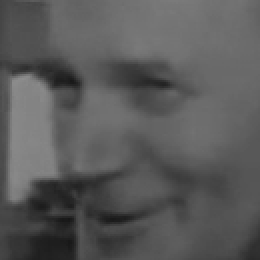
#> input picture SaStriaTool/SaStriaToolApp/SaStriaTool.app/Contents/MacOS/Parameters/resource/att_faces_comp/Prelato/5.pgm, 130 x 130 px, found by its file name (shown 2 times larger)
$ python canny.py   (Python 2 division)
#> lines starting #> are read from the running program, lines starting #| are printed output that depends on the picture; after the words box and inside, x2 and y2 are one past the last pixel; in counts of white or black regions, pixels touching at a corner belong together


import cv2
import numpy as np

def CannyThreshold(lowThreshold):
    print "gray"
    print gray
    print" --------------------------"
    detected_edges = cv2.GaussianBlur(gray,(1,1),5)
    print "detected_edges"
    print detected_edges
    detected_edges = cv2.Canny(detected_edges,lowThreshold,lowThreshold*ratio,apertureSize = kernel_size)
    dst = cv2.bitwise_and(img,img,mask = detected_edges)
    print dst
    cv2.imshow('canny demo',dst)

lowThreshold = 30
max_lowThreshold = 100
ratio = 3
kernel_size = 3

#img = cv2.imread('/home/felix/Pictures/uff.jpg')
img = cv2.imread('/home/felix/Desktop/myopencv/FrameMindPositive/att_faces/s8/5.pgm')
#> img is the input picture: shape (130, 130, 3); min 23, max 142, mean 89.6
print "img ",  img
#> (printed output is left out)
gray = cv2.cvtColor(img,cv2.COLOR_BGR2GRAY)

cv2.namedWindow('canny demo')

cv2.createTrackbar('Min threshold','canny demo',lowThreshold, max_lowThreshold, CannyThreshold)

CannyThreshold(lowThreshold)  # initialization
#> (printed output is left out)
#> (printed output is left out)
#> in CannyThreshold, `detected_edges = cv2.Canny(detected_edges,lowThreshold,lowThreshold*ra..`:
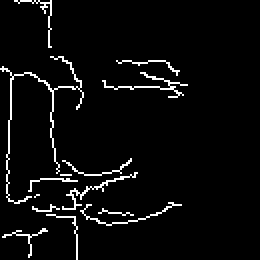
#> detected_edges: shape (130, 130) (shown 2 times larger); 4.3% white in thin lines or dots, all inside (x1, y1, x2, y2) = (0, 0, 94, 130)
#> in CannyThreshold, `dst = cv2.bitwise_and(img,img,mask = detected_edges)`:
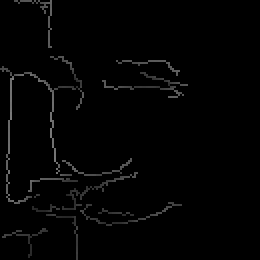
#> dst: shape (130, 130, 3) (shown 2 times larger); min 0, max 124, mean 3.3
#> (printed output is left out)
if cv2.waitKey(0) == 27:
#> (key Esc is pressed here)
    cv2.destroyAllWindows()

$ run again, with SaStriaTool/SaStriaToolApp/SaStriaTool.app/Contents/MacOS/Parameters/resource/att_faces_comp/Prelato/68.pgm copied over SaStriaTool/SaStriaToolApp/SaStriaTool.app/Contents/MacOS/Parameters/resource/att_faces_comp/Prelato/5.pgm
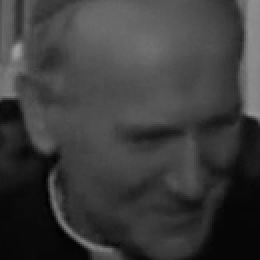
#> input picture SaStriaTool/SaStriaToolApp/SaStriaTool.app/Contents/MacOS/Parameters/resource/att_faces_comp/Prelato/68.pgm, 130 x 130 px, found by its file name (shown 2 times larger)
#> img is the input picture: shape (130, 130, 3); min 1, max 160, mean 60.2
#> (printed output is left out)
#> (printed output is left out)
#> (printed output is left out)
#> in CannyThreshold, `detected_edges = cv2.Canny(detected_edges,lowThreshold,lowThreshold*ra..`:
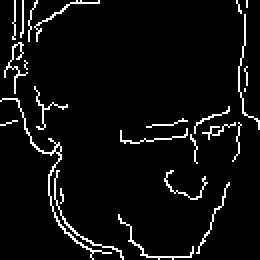
#> detected_edges: shape (130, 130) (shown 2 times larger); 5.2% white in thin lines or dots
#> in CannyThreshold, `dst = cv2.bitwise_and(img,img,mask = detected_edges)`:
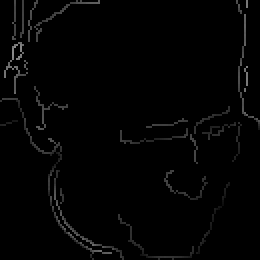
#> dst: shape (130, 130, 3) (shown 2 times larger); min 0, max 139, mean 3.3
#> (printed output is left out)

$ run again, with SaStriaTool/SaStriaToolApp/SaStriaTool.app/Contents/MacOS/Parameters/resource/att_faces_comp/Prelato/69.pgm copied over SaStriaTool/SaStriaToolApp/SaStriaTool.app/Contents/MacOS/Parameters/resource/att_faces_comp/Prelato/5.pgm
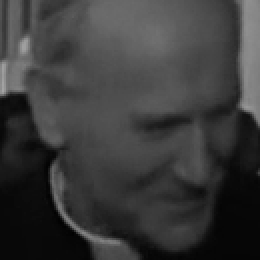
#> input picture SaStriaTool/SaStriaToolApp/SaStriaTool.app/Contents/MacOS/Parameters/resource/att_faces_comp/Prelato/69.pgm, 130 x 130 px, found by its file name (shown 2 times larger)
#> img is the input picture: shape (130, 130, 3); min 1, max 165, mean 58.7
#> (printed output is left out)
#> (printed output is left out)
#> (printed output is left out)
#> in CannyThreshold, `detected_edges = cv2.Canny(detected_edges,lowThreshold,lowThreshold*ra..`:
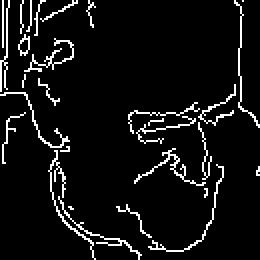
#> detected_edges: shape (130, 130) (shown 2 times larger); 6.9% white in thin lines or dots
#> in CannyThreshold, `dst = cv2.bitwise_and(img,img,mask = detected_edges)`:
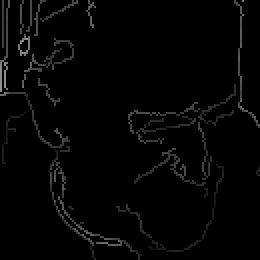
#> dst: shape (130, 130, 3) (shown 2 times larger); min 0, max 149, mean 4.3
#> (printed output is left out)
